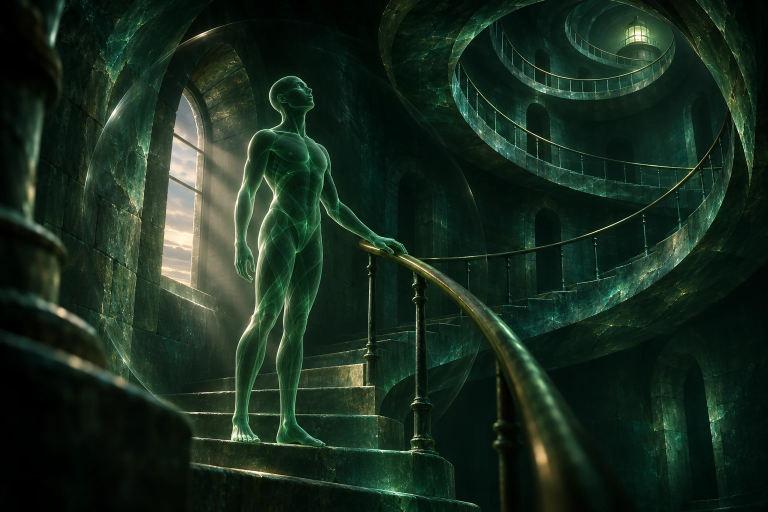
#> input picture graphics/lighthouse-hero/assets/original.png, 1536 x 1024 px (shown at 1/2 size)
$ python prepare.py ../assets/original.png out.png
#> lines starting #> are read from the running program, lines starting #| are printed output that depends on the picture; after the words box and inside, x2 and y2 are one past the last pixel; in counts of white or black regions, pixels touching at a corner belong together
"""Prepare Art's painting for «Маяк».

1. painting.png: the painting as it is (nothing is erased: the rings are
   new, Rust draws them in depth).
2. depth.png, at half the painting's size:
   R  nearness, 0..2 stored as 0..1: the man about 1 (his feet a little
      nearer), the far well and the lamp near 0, the window about 0.3, the
      rail and the stone column in front up to 2.
   G  the man, the glass body: his inner lines take the scan, and he hides
      the back of the rings.
   B  the light in the air: the shafts from the window, where the dust shows.
   Nearness is Depth Anything V2's disparity (tools/depth_anything.py),
   scaled so the man is 1 and softly capped at 2 near the camera.
usage: python tools/prepare.py <original.png> <raw1.npy> [<raw2.npy>...] <assets dir>
The geometry constants mirror src/lib.rs.
"""
import sys
from pathlib import Path

import numpy as np
from PIL import Image
from scipy import ndimage
import cv2

src, *raws, out = sys.argv[1:]
out = Path(out)
img = np.asarray(Image.open(src).convert("RGB")).astype(np.float32) / 255.0
H, W, _ = img.shape
#> H = 1024; W = 1536
yy, xx = np.mgrid[0:H, 0:W].astype(np.float32)
lum = img @ np.array([0.2126, 0.7152, 0.0722], np.float32)
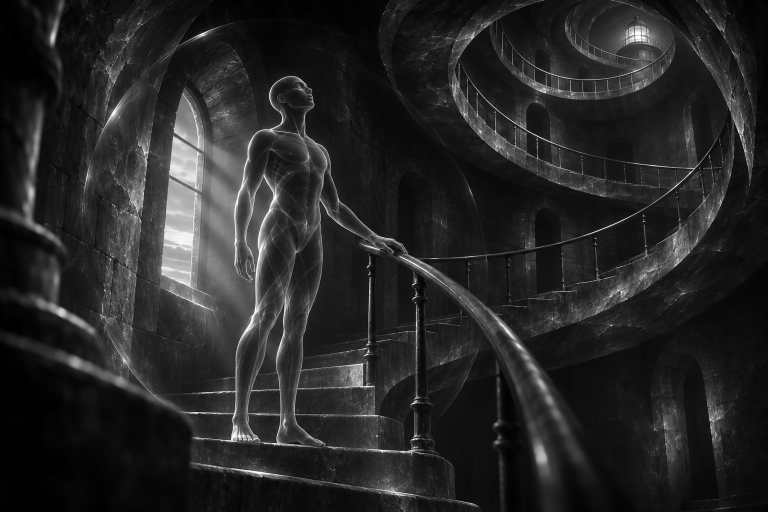
#> lum: shape (1024, 1536) float32 (shown at 1/2 size); min 0, max 0.999, mean 0.152


def smooth(a, b, v):
    t = np.clip((v - a) / (b - a), 0.0, 1.0)
    return t * t * (3 - 2 * t)


# lib.rs: the soles' row, the window's opening, the shafts' direction.
FEET = 886.0
WINDOW = (326.0, 178.0, 404.0, 600.0)  # left, top, right, bottom
SHAFT = np.array([0.36, 0.93], np.float32)

# 1. The man. Depth Anything puts him on a plateau between the far wall and
# the near stair; brass (the rail under his hand) is warmer than his glass.
d = np.mean([np.load(p) for p in raws], axis=0)
box = (xx > 440) & (xx < 830) & (yy > 130) & (yy < FEET + 8)
# His feet stand as near as the tread under them.
plateau = (d > 2.4) & (d < np.where(yy > 800, 5.6, 4.6))
r, g, b = img[..., 0], img[..., 1], img[..., 2]
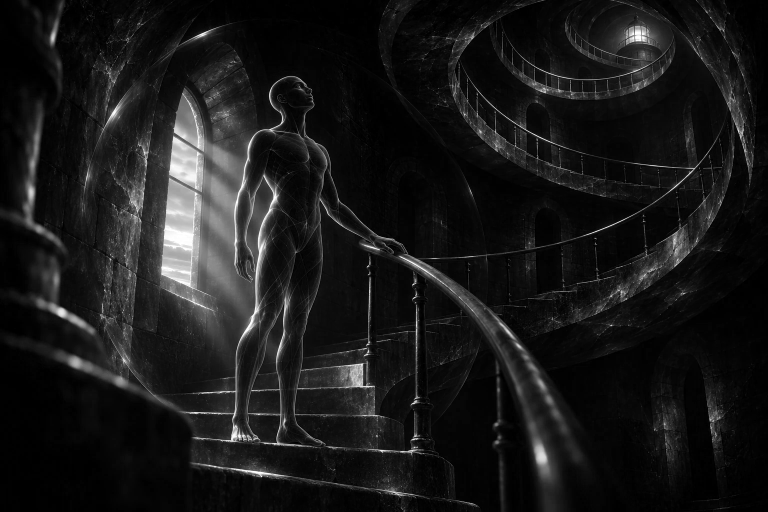
#> r: shape (1024, 1536) float32 (shown at 1/2 size); min 0, max 1, mean 0.098
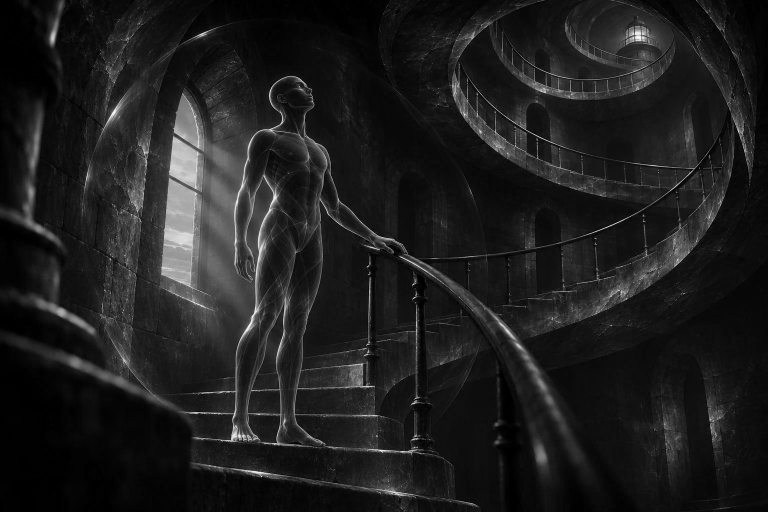
#> b: shape (1024, 1536) float32 (shown at 1/2 size); min 0, max 0.992, mean 0.119
brass = (r > g * 1.02) & (r > 0.12)
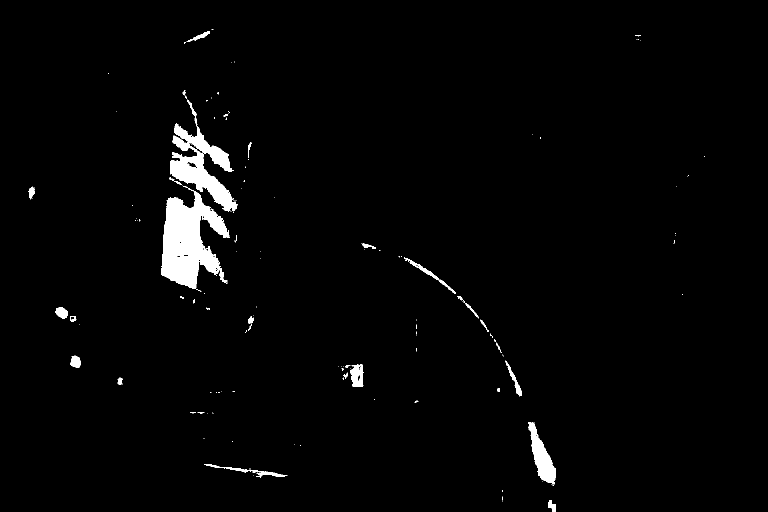
#> brass: shape (1024, 1536) bool (shown at 1/2 size); 2.1% white; 151 white regions (120 under 20 px), largest, box (x1, y1, x2, y2) and area: (322, 371, 459, 580) 15227, (340, 199, 475, 424) 9579, (1056, 844, 1112, 972) 2953
cand = plateau & box & ~brass
#> cand: shape (1024, 1536) bool; every value is 0
cand = ndimage.binary_opening(cand, iterations=2)
# The stair beside him is as deep as he is: GrabCut tells his glass from its
# stone, seeded by strokes along his limbs (sure) and what is far from them.
STROKES = [((583, 175), (585, 215)), ((585, 225), (578, 300)), ((578, 300), (585, 500)),
           ((548, 300), (612, 300)), ((520, 300), (495, 420)), ((495, 420), (488, 540)),
           ((640, 310), (700, 400)), ((700, 400), (790, 488)),
           ((528, 540), (509, 695)), ((509, 695), (495, 786)), ((495, 786), (491, 862)),
           ((604, 540), (589, 695)), ((589, 695), (578, 786)), ((578, 786), (576, 862)),
           ((470, 878), (514, 880)), ((566, 878), (640, 886))]
core = np.zeros((H, W), np.uint8)
for a, b in STROKES:
    cv2.line(core, a, b, 1, 9)
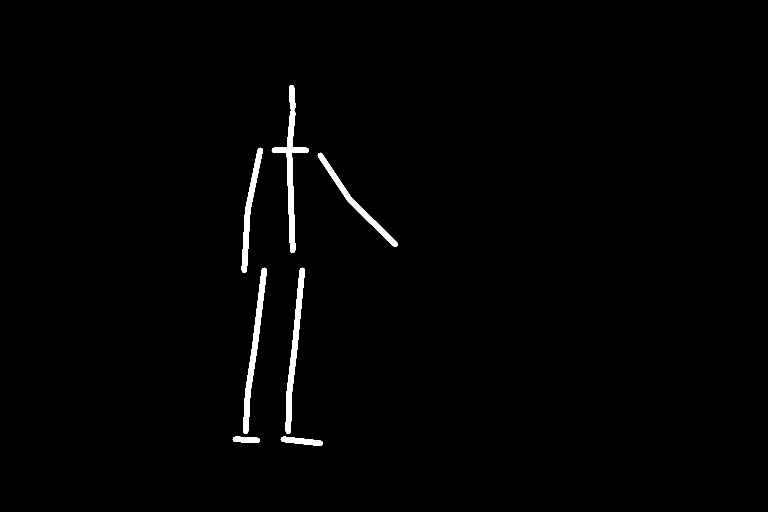
#> core: shape (1024, 1536) (shown at 1/2 size); values 0 (black) and 1 (white), 1.2% white; 7 white regions, largest, box (x1, y1, x2, y2) and area: (543, 170, 618, 506) 4283, (486, 535, 534, 868) 3665, (571, 535, 610, 868) 3627
far_core = ndimage.distance_transform_edt(core == 0)
gc = np.full((H, W), cv2.GC_PR_BGD, np.uint8)
# The legs are slimmer than the trunk: what may be him lies nearer their strokes.
reach = np.where(yy < 540, 60.0, np.where(yy < 600, 36.0, 22.0))
gc[(far_core < reach) & cand] = cv2.GC_PR_FGD
#> gc: shape (1024, 1536); every value is 2
gc[(far_core > reach + 15) | ~ndimage.binary_dilation(cand, iterations=6)] = cv2.GC_BGD
gc[(core > 0) & cand] = cv2.GC_FGD
bgr = np.ascontiguousarray((img[..., ::-1] * 255).astype(np.uint8))
bg_model, fg_model = np.zeros((1, 65), np.float64), np.zeros((1, 65), np.float64)
#> (the run stopped early here; a loop or call above may not have finished)
